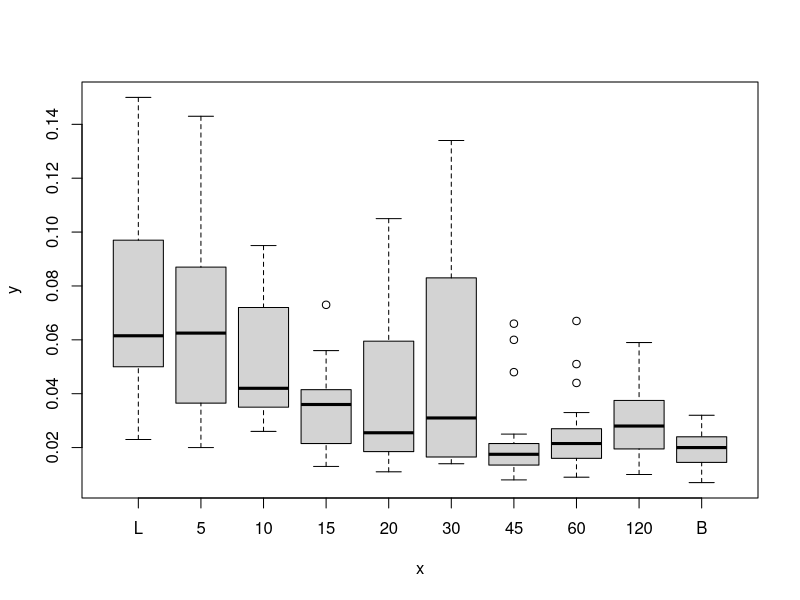
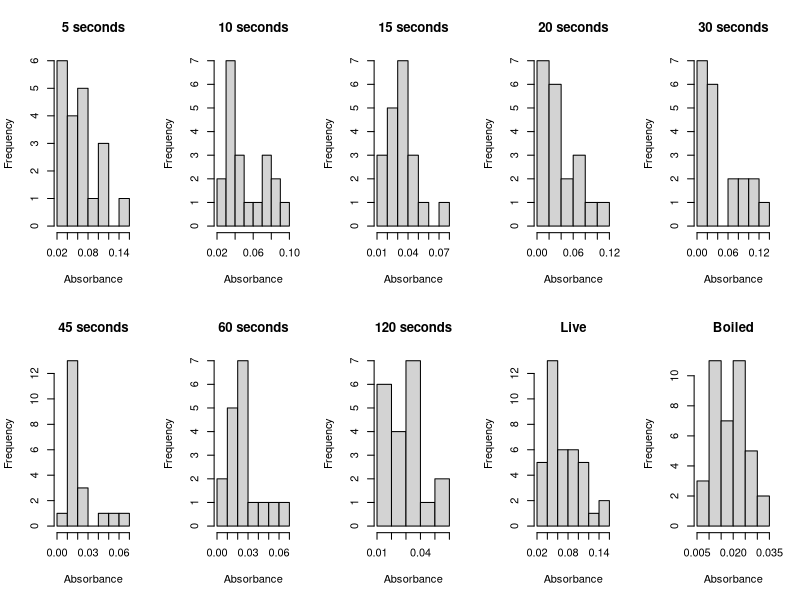
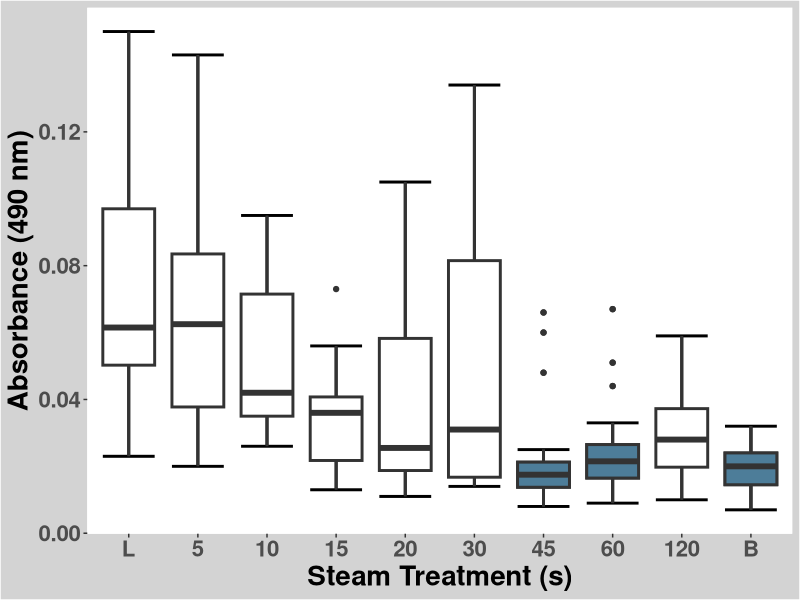
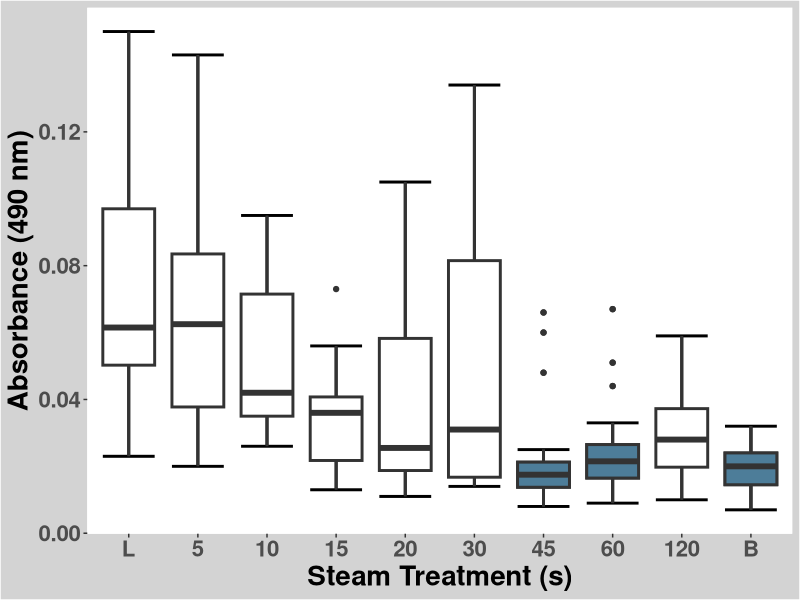
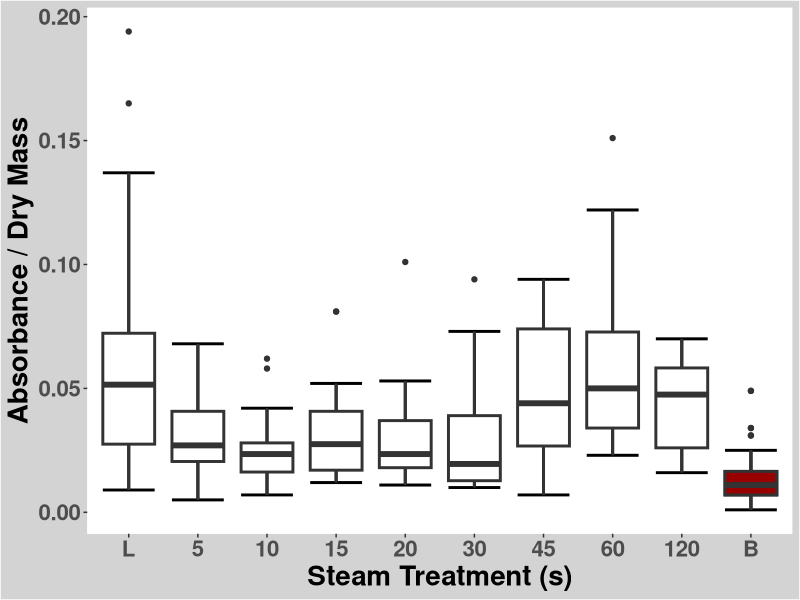
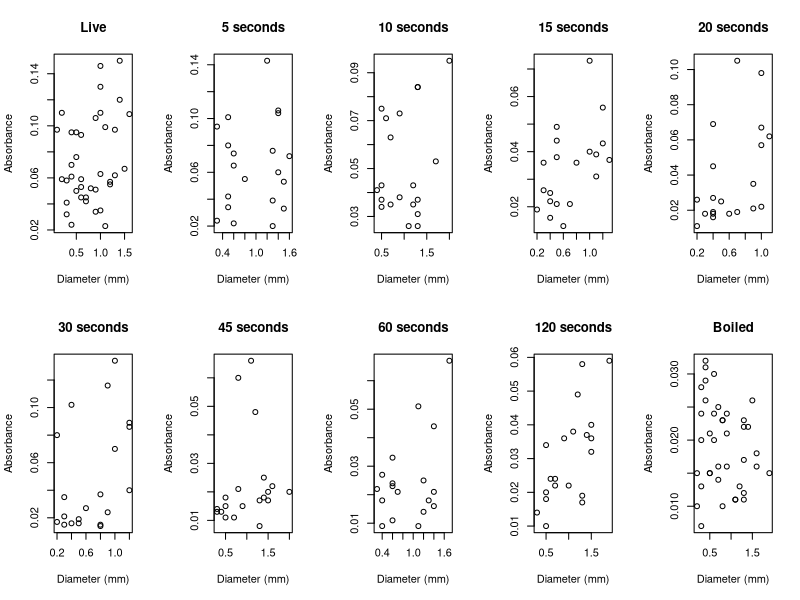
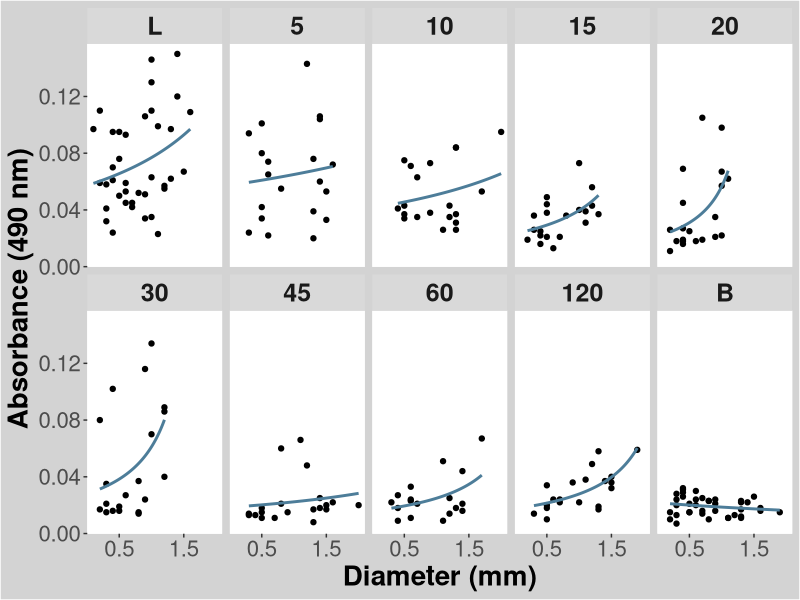
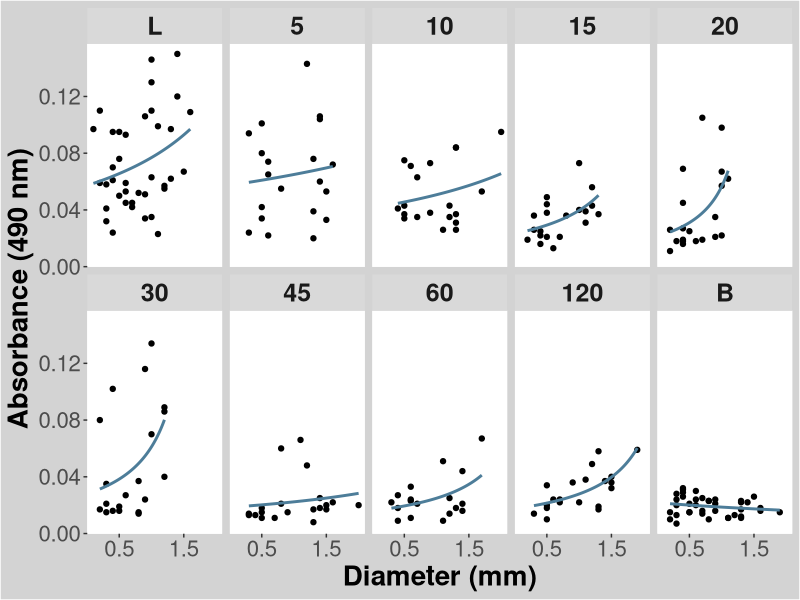

Reproduce these figures in R, in order.
## ---- chunk 1
knitr::opts_chunk$set(echo = TRUE)
## ---- chunk 2
#Call necessary libraries
library(ggplot2)
library(car)
library(lme4)
## ---- chunk 3
#Read in csv file and delete empty columns
all_peas = read.csv(file = "../data/FinalDataPeas.csv", header = TRUE)

head(all_peas)
all_peas = all_peas[,-c(14:19)]

colnames(all_peas)
nrow(all_peas)
## ---- chunk 4
#Remove rows of samples eliminated because of experimental mistakes
Sample = match("Smp",colnames(all_peas))
Plant_id = match("Plant", colnames(all_peas))

for(i in nrow(all_peas):1) {
    if(all_peas[i,Sample] == 90 | 
       all_peas[i,Sample] == 91 | 
       all_peas[i,Sample] == 177|
      all_peas[i,Plant_id] == 82) {
          all_peas = all_peas[-i,]
    }
}

nrow(all_peas)
## ---- chunk 5
#Order Treatments
all_peas$Trmt = factor(all_peas$Trmt, 
                       levels = c('L', '5', '10', '15', '20', 
                                  '30', '45', '60', '120', 'B'))
## ---- chunk 6
#Create Numeric Treatments Column for Regressions
all_peas$Time = ifelse(all_peas$Trmt == 'L', 0, ifelse(all_peas$Trmt == 'B', NA, as.numeric(as.character(all_peas$Trmt))))

head(all_peas)
## ---- chunk 7
#Subset Data by Treatment
Trmt_5 = subset(all_peas, all_peas$Trmt == '5')
nrow(Trmt_5)

Trmt_10 = subset(all_peas, all_peas$Trmt == '10')
Trmt_15 = subset(all_peas, all_peas$Trmt == '15')
Trmt_20 = subset(all_peas, all_peas$Trmt == '20')
Trmt_30 = subset(all_peas, all_peas$Trmt == '30')
Trmt_45 = subset(all_peas, all_peas$Trmt == '45')
Trmt_60 = subset(all_peas, all_peas$Trmt == '60')
Trmt_120 = subset(all_peas, all_peas$Trmt == '120')
Trmt_L = subset(all_peas, all_peas$Trmt == 'L')
Trmt_B = subset(all_peas, all_peas$Trmt == 'B')
## ---- chunk 8
#Look at absorbance data of all treatments with mass removed
plot(all_peas$Trmt, all_peas$Abs_Blk)
## ---- chunk 9
#Look at distribution of absorbance data by treatment
par(mfrow = c(2,5))

hist(Trmt_5$Abs_Blk, main = "5 seconds", xlab = "Absorbance")
hist(Trmt_10$Abs_Blk, main = "10 seconds", xlab = "Absorbance")
hist(Trmt_15$Abs_Blk, main = "15 seconds", xlab = "Absorbance")
hist(Trmt_20$Abs_Blk, main = "20 seconds", xlab = "Absorbance")
hist(Trmt_30$Abs_Blk, main = "30 seconds", xlab = "Absorbance")
hist(Trmt_45$Abs_Blk, main = "45 seconds", xlab = "Absorbance")
hist(Trmt_60$Abs_Blk, main = "60 seconds", xlab = "Absorbance")
hist(Trmt_120$Abs_Blk, main = "120 seconds", xlab = "Absorbance")
hist(Trmt_L$Abs_Blk, main = "Live", xlab = "Absorbance")
hist(Trmt_B$Abs_Blk, main = "Boiled", xlab = "Absorbance")
## ---- chunk 10
#Reorder the contrasts so treatments will be compared to boiled controls
all_peas$Trmt = factor(all_peas$Trmt, levels = c('B', 'L', '5', '10', '15', '20',
                                                 '30', '45', '60', '120'))
contrasts(all_peas$Trmt) 

#Create GLM model of the gamma family (because absorbance is > 0 and continuous)
Trmt_model = glm(Abs_Blk ~ Trmt, data = all_peas, family = Gamma())

summary(Trmt_model)
Anova(Trmt_model, type =3)
## ---- chunk 11
#Reorder Treatments
all_peas$Trmt = factor(all_peas$Trmt, levels = c('L', '5', '10', '15', '20',
                                                 '30', '45', '60', '120', 'B'))

#Create aesthetically pleasing boxplot 
    #with treatments significantly different from boiled controls highlighted
pdf('../figs/boxplot.pdf')
final_boxplot = ggplot(all_peas, aes(x = Trmt, y = Abs_Blk)) + 
    stat_boxplot(geom = 'errorbar', lwd =1) + 
    geom_boxplot(lwd = 1) + 
    theme(panel.grid.major = element_blank(), 
          panel.grid.minor = element_blank(), 
          panel.background = element_rect(fill = "white", colour = "white"), 
          plot.background = element_rect(fill = "lightgray"), 
          legend.position ="hidden",
          axis.text = element_text(face = "bold", size = 16),
          axis.title = element_text(face = "bold", size = 20)) +
    xlab("Steam Treatment (s)") +
    ylab("Absorbance (490 nm)") +
    geom_boxplot(data=all_peas[all_peas$Trmt=="B",], aes(x = Trmt, y = Abs_Blk),
                 fill="#4D7D99", lwd = 1) +
    geom_boxplot(data=all_peas[all_peas$Trmt=="45",], aes(x = Trmt, y = Abs_Blk),
                 fill="#4D7D99", lwd = 1) +
    geom_boxplot(data=all_peas[all_peas$Trmt=="60",], aes(x = Trmt, y = Abs_Blk),
                 fill="#4D7D99", lwd = 1)
final_boxplot
## ---- chunk 12
final_boxplot
## ---- chunk 13
#Create GLM model of the gamma family (because absorbance is > 0 and continuous)
all_peas$Trmt = factor(all_peas$Trmt, levels = c('B', 'L', '5', '10', '15', '20',
                                                 '30', '45', '60', '120'))

Mass_model = glm(Abs_Mass ~ Trmt, data = all_peas, family = Gamma())

summary(Mass_model)
Anova(Mass_model, type =3)
## ---- chunk 14
all_peas$Trmt = factor(all_peas$Trmt, levels = c('L', '5', '10', '15', '20',
                                                 '30', '45', '60', '120', 'B'))

#Make aesthetically pleasing mass corrected boxplot
masses_boxplot = ggplot(all_peas, aes(x = Trmt, y = Abs_Mass)) + 
    stat_boxplot(geom = 'errorbar', lwd =1) + 
    geom_boxplot(lwd = 1) + 
    theme(panel.grid.major = element_blank(), 
          panel.grid.minor = element_blank(), 
          panel.background = element_rect(fill = "white", colour = "white"), 
          plot.background = element_rect(fill = "lightgray"), 
          legend.position ="hidden",
          axis.text = element_text(face = "bold", size = 16),
          axis.title = element_text(face = "bold", size = 20)) +
    xlab("Steam Treatment (s)") +
    ylab("Absorbance / Dry Mass") +
    geom_boxplot(data=all_peas[all_peas$Trmt=="B",], aes(x = Trmt, y = Abs_Mass),
                 fill="#990000", lwd = 1)
masses_boxplot
## ---- chunk 15
#Check Significance of Diameter
Diam_model = glm(Abs_Blk ~ Diam, data = all_peas, family = Gamma())

summary(Diam_model)
Anova(Diam_model, type =3)
## ---- chunk 16
#Look at the positive diameter trend by treatment and notice it in live controls
par(mfrow = c(2,5))
plot(Abs_Blk ~ Diam, data = Trmt_L, main = "Live", xlab = "Diameter (mm)", ylab = "Absorbance")
plot(Abs_Blk ~ Diam, data = Trmt_5, main = "5 seconds", xlab = "Diameter (mm)", ylab = "Absorbance")
plot(Abs_Blk ~ Diam, data = Trmt_10, main = "10 seconds", xlab = "Diameter (mm)", ylab = "Absorbance")
plot(Abs_Blk ~ Diam, data = Trmt_15, main = "15 seconds", xlab = "Diameter (mm)", ylab = "Absorbance")
plot(Abs_Blk ~ Diam, data = Trmt_20, main = "20 seconds", xlab = "Diameter (mm)", ylab = "Absorbance")
plot(Abs_Blk ~ Diam, data = Trmt_30, main = "30 seconds", xlab = "Diameter (mm)", ylab = "Absorbance")
plot(Abs_Blk ~ Diam, data = Trmt_45, main = "45 seconds", xlab = "Diameter (mm)", ylab = "Absorbance")
plot(Abs_Blk ~ Diam, data = Trmt_60, main = "60 seconds", xlab = "Diameter (mm)", ylab = "Absorbance")
plot(Abs_Blk ~ Diam, data = Trmt_120, main = "120 seconds", xlab = "Diameter (mm)", ylab = "Absorbance")
plot(Abs_Blk ~ Diam, data = Trmt_B, main = "Boiled", xlab = "Diameter (mm)", ylab = "Absorbance")
## ---- chunk 17
#Check diameter trend of live controls to see it is close to being significant
Diam_Live_model = glm(Abs_Blk ~ Diam, data = Trmt_L, family = Gamma())

summary(Diam_Live_model)
Anova(Diam_Live_model, type =3)
## ---- chunk 18
#Reorder treatments for plotting
all_peas$Trmt = factor(all_peas$Trmt, 
                       levels = c('L', '5', '10', '15', '20', 
                                  '30', '45', '60', '120', 'B'))
## ---- chunk 19
#Make aesthetically pleasing plot of diameter trends with GLM models
pdf('../figs/diam_plot.pdf')
diam_plot = ggplot(all_peas, aes(x=Diam, y=Abs_Blk)) +
    geom_point()  + 
    stat_smooth(method=glm,method.args = list(family = "Gamma"), se=FALSE, 
                color = "#4D7D99") +
    facet_wrap(~ Trmt, nrow = 2) + 
    theme(panel.grid.major = element_blank(), 
          panel.grid.minor = element_blank(), 
          panel.background = element_rect(fill = "white", colour = "white"), 
          plot.background = element_rect(fill = "lightgray"), 
          legend.position ="hidden", 
          strip.text = element_text(face = "bold", size=18),
          axis.title = element_text(face = "bold", size = 20),
          axis.text = element_text(size = 16)) +
    xlab("Diameter (mm)") +
    ylab("Absorbance (490 nm)") +
    scale_x_continuous(breaks=c(0.5, 1.5))
diam_plot
## ---- chunk 20
diam_plot
## ---- chunk 21
#Look for trends in absorbance based on individual plants
boxplot(all_peas$Abs_Blk~ all_peas$Plant)

all_peas$Plant = as.factor(all_peas$Plant)
Plant_model = glm(Abs_Blk~ Plant, data = all_peas, family = Gamma())
Anova(Plant_model)
## ---- chunk 22
#Since plants are tied to treatments, check plant trends within treatments
par(mfrow = c(2,5))
boxplot(Abs_Blk~ Plant, data = Trmt_L, main = "Live")
boxplot(Abs_Blk~ Plant, data = Trmt_5, main = "5 seconds")
boxplot(Abs_Blk~ Plant, data = Trmt_10, main = "10 seconds")
boxplot(Abs_Blk~ Plant, data = Trmt_15, main = "15 seconds")
boxplot(Abs_Blk~ Plant, data = Trmt_20, main = "20 seconds")
boxplot(Abs_Blk~ Plant, data = Trmt_30, main = "30 seconds")
boxplot(Abs_Blk~ Plant, data = Trmt_45, main = "45 seconds")
boxplot(Abs_Blk~ Plant, data = Trmt_60, main = "60 seconds")
boxplot(Abs_Blk~ Plant, data = Trmt_120, main = "120 seconds")
boxplot(Abs_Blk~ Plant, data = Trmt_B, main = "Boiled")
## ---- chunk 23
class(all_peas$Plant)
Live_plant_model =  glm(Abs_Blk~ Plant, data = Trmt_L, family = Gamma())
summary(Live_plant_model)

Boiled_plant_model = glm(Abs_Blk~ Plant, data = Trmt_B, family = Gamma())
summary(Boiled_plant_model)

plant_model_5 = glm(Abs_Blk~ Plant, data = Trmt_5, family = Gamma())
summary(plant_model_5)

plant_model_10 = glm(Abs_Blk~ Plant, data = Trmt_10, family = Gamma())
summary(plant_model_10)

plant_model_15 = glm(Abs_Blk~ Plant, data = Trmt_15, family = Gamma())
summary(plant_model_15)

plant_model_20 = glm(Abs_Blk~ Plant, data = Trmt_20, family = Gamma())
summary(plant_model_20)

plant_model_30 = glm(Abs_Blk~ Plant, data = Trmt_30, family = Gamma())
summary(plant_model_30)

plant_model_45 = glm(Abs_Blk~ Plant, data = Trmt_45, family = Gamma())
summary(plant_model_45)

plant_model_60 = glm(Abs_Blk~ Plant, data = Trmt_60, family = Gamma())
summary(plant_model_60)

plant_model_120 = glm(Abs_Blk~ Plant, data = Trmt_120, family = Gamma())
summary(plant_model_120)

## ---- chunk 24
#Due to plant identity and diameter trends in live controls,
    #Make a mixed effects regression model treating those as random effects

#Remove NAs to make mixed effect model
peas_noboiled = all_peas

Treatment = match("Trmt",colnames(all_peas))

for(i in nrow(all_peas):1) {
    if(all_peas[i,Treatment] == "B") {
          peas_noboiled = peas_noboiled[-i,]
    }
}

nrow(peas_noboiled)

#Make mixed model of time removing plant and diameter
mixed_model = glmer(Abs_Blk~ Time + (1|Plant) + (1|Diam), 
                    family = Gamma, 
                    data = peas_noboiled)
summary(mixed_model)
## ---- chunk 25
#Compare mixed model to normal glm to see lower AIC and BIC values for mixed
unmixed_model = glm(Abs_Blk~ Time, family = Gamma, data = peas_noboiled)
summary(unmixed_model)

anova(mixed_model, unmixed_model)
## ---- chunk 26
#Get fitted values from the model and mean of boiled controls
peas_noboiled$fit = fitted(mixed_model)

boil_mean = mean(Trmt_B$Abs_Blk)
## ---- chunk 27
#Create aesthetically pleasing scatterplot of Absorbance vs. Steam Time
    #Overlay the mixed model in blue
    #Add a dashed line showing the mean of boiled controls
    
pdf('../figs/mixed_model_plot.pdf')
Mixed_model_plot = ggplot(peas_noboiled,aes(x=Time,y=Abs_Blk)) +
    geom_point(size = 2.5, shape = 19) + 
    xlab("Steam Time (s)") +
    ylab("Absorbance (490 nm)") +
    theme(axis.text = element_text(face = "bold", size = 12), 
          axis.title = element_text(face = "bold", size = 20),
          panel.grid.major = element_blank(),
          panel.grid.minor = element_blank(),
          panel.background = element_rect(fill = "white", colour = "white"),
          plot.background = element_rect(fill = "lightgray")) +
    geom_smooth(aes(y=peas_noboiled$fit), color = "#4D7D99", size = 1.5, 
               method="glm",se=FALSE,method.args = list(family = "Gamma")) +
    geom_hline(aes(yintercept = boil_mean), color = "#999999", 
               linetype = "dashed", size = 1.5) +
  scale_x_continuous(breaks=c(0, 5, 10, 15, 20, 30, 45, 60, 120))

Mixed_model_plot
## ---- chunk 28
Mixed_model_plot
## ---- chunk 29
#Create aesthetically pleasing histogram of controls
control_data = rbind(Trmt_L, Trmt_B)

nrow(control_data)
#Reorder treatments for plotting
control_data$Trmt = factor(control_data$Trmt, 
                       levels = c('B','L'))
pdf('../figs/controls_histogram.pdf')
controls_hist = ggplot(data=control_data, aes(x = Abs_Blk)) + 
  geom_histogram(aes(fill = Trmt), breaks=seq(0, 0.15, by=0.0075), colour="black", size = 1.5) +
  scale_fill_manual(values=c("#4D7D99", "#990000"),name="Treatment",
          breaks=c("B", "L"), 
          labels=c("Boiled", "Live")) +
  theme(axis.text = element_text(face = "bold", size = 16), 
          axis.title = element_text(face = "bold", size = 20),
          legend.position = c(0.8, 0.8),
          legend.title = element_text(size=18, face="bold"),
          legend.text = element_text(size = 14),
          panel.grid.major = element_blank(),
          panel.grid.minor = element_blank(),
          panel.background = element_rect(fill = "white", colour = "white"),
          plot.background = element_rect(fill = "lightgray")) +
  xlab("Absorbance (490 nm)") +
  ylab("Count")
  
 

controls_hist
